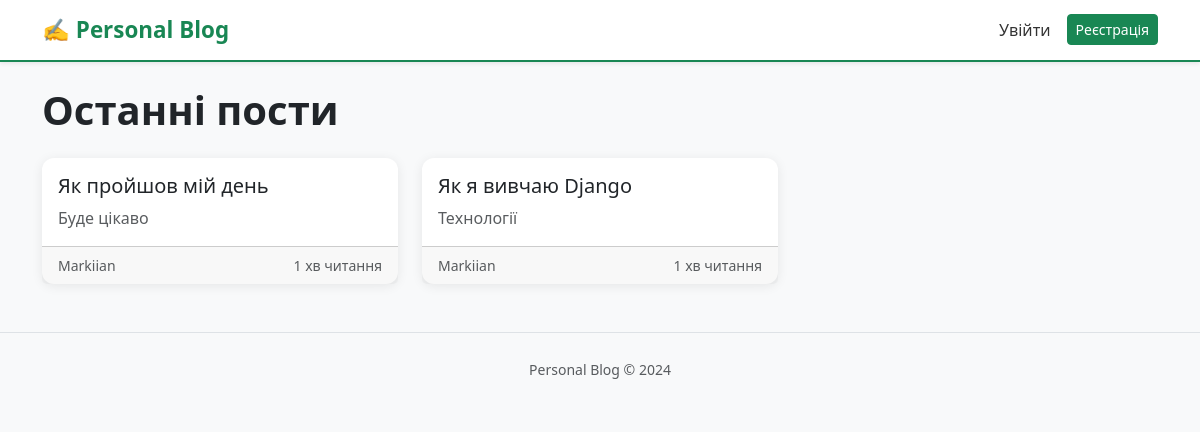
The page / on the database its author committed.
### blog/models.py (models this page shows, shortened)
class Post(models.Model):
    STATUS_CHOICES = [
        ('draft', 'Чернетка'),
        ('published', 'Опобліковано'),
    ]
    title = models.CharField(max_length=200)
    slug = models.SlugField(max_length=200, unique=True)
    excerpt = models.TextField(blank=True)
    content = models.TextField()
    image = models.ImageField(upload_to="posts/", blank=True, null=True)
    reading_time = models.IntegerField(default=1)
    status = models.CharField(max_length=20, choices=STATUS_CHOICES, default="draft")
    created_at = models.DateTimeField(auto_now_add=True)
    updated_at = models.DateTimeField(auto_now=True)
    author = models.ForeignKey(User, on_delete=models.CASCADE, related_name="posts")
    category = models.ForeignKey(Category, on_delete=models.SET_NULL, null=True, blank=True, related_name="posts")
    class Meta:
        ordering = ["-created_at"]

### blog/views.py (the view)
# urls.py: path("", views.home, name="home"),
def home(request):
    posts = Post.objects.filter(status="published")
    return render(request, "blog/home.html", {"posts": posts})

### templates/blog/home.html (shortened to what this page needs)
{% extends 'base.html' %}
{% block content %}
    <h1 class="mb-4 fw-bold">Останні пости</h1>
    <div class="row g-4">
        {% for post in posts %}
            <div class="col-md-4">
                <div class="card h-100">
                    <div class="card-body">
                        <h5 class="card-title">
                            <a href="{% url 'post_detail' post.pk %}" class="text-decoration-none text-dark">
                                {{ post.title }}
                            </a>
                        </h5>
                        <p class="card-text text-muted">{{ post.excerpt }}</p>
                    </div>
                    <div class="card-footer text-muted d-flex justify-content-between">
                        <small>{{ post.author }}</small>
                        <small>{{ post.reading_time }} хв читання</small>
                    </div>
                </div>
            </div>
        {% empty %}
            <p class="text-muted">Ще немає опублікованих постів.</p>
        {% endfor %}
    </div>
{% endblock %}

### templates/base.html (style rules this page uses)
:root { --accent: #198754; }
body { background: #f8f9fa; }
.card { border: none; border-radius: 12px; box-shadow: 0 2px 12px rgba(0,0,0,0.08); transition: transform 0.2s; }

### rows shown on the page
Post: title "Як пройшов мій день", excerpt "Буде цікаво", author "Markiian", reading_time "1"
Post: title "Як я вивчаю Django", excerpt "Технології", author "Markiian", reading_time "1"
